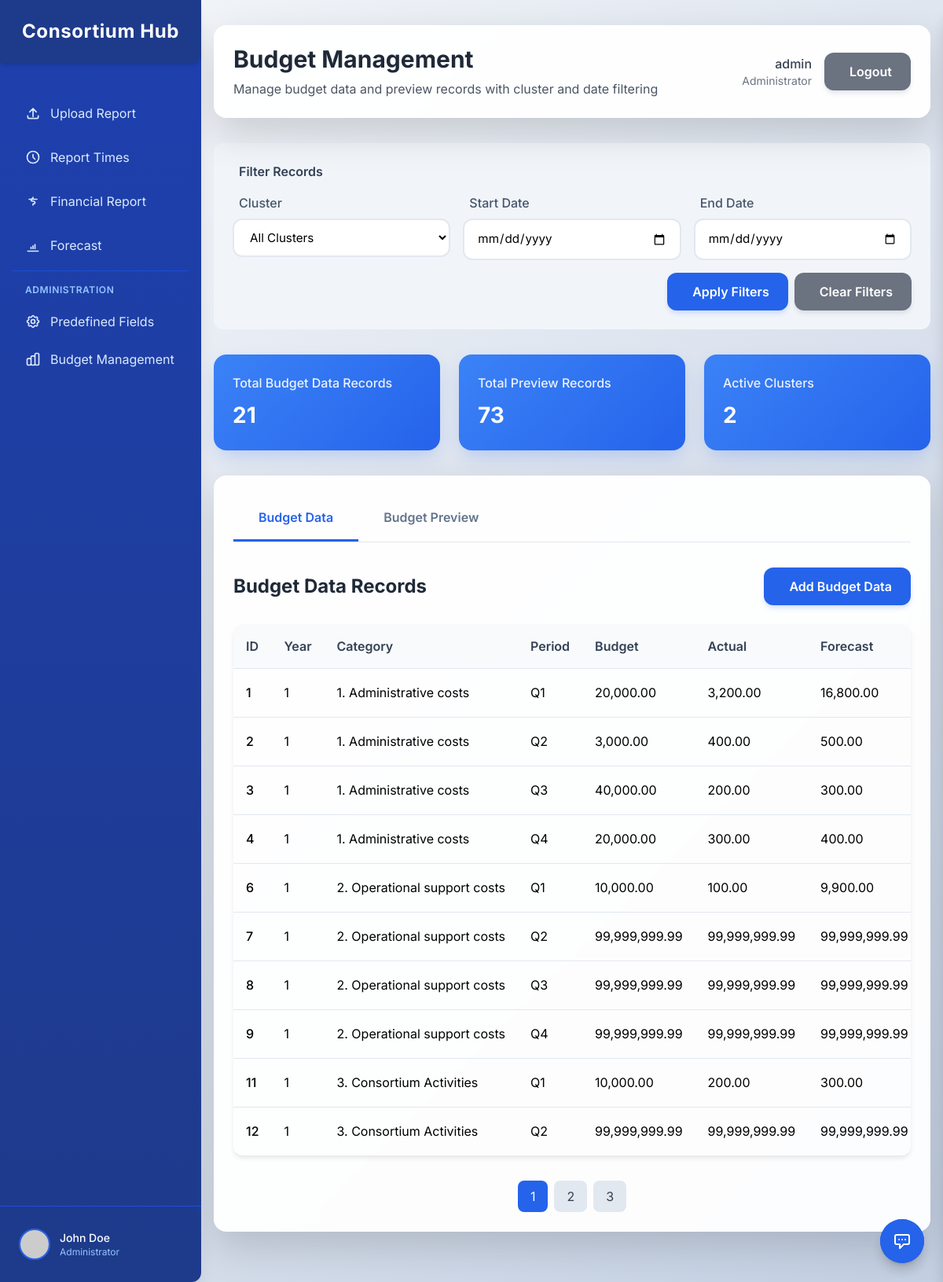
The page /admin_budget_management.php (signed in) on the database its author committed.
### tables this page shows
CREATE TABLE `budget_data` (
  `id` int(11) NOT NULL,
  `year` int(11) NOT NULL,
  `category_name` varchar(255) NOT NULL,
  `period_name` varchar(50) NOT NULL,
  `budget` decimal(10,2) DEFAULT NULL,
  `actual` decimal(10,2) DEFAULT NULL,
  `forecast` decimal(10,2) DEFAULT NULL,
  `actual_plus_forecast` decimal(10,2) DEFAULT NULL,
  `variance_percentage` decimal(5,2) DEFAULT NULL,
  `quarter_number` tinyint(4) DEFAULT NULL,
  `start_date` date DEFAULT NULL,
  `end_date` date DEFAULT NULL,
  `certified` enum('certified','uncertified') DEFAULT 'uncertified',
  `cluster` varchar(100) DEFAULT NULL,
  `year2` int(11) DEFAULT NULL
);

### admin_budget_management.php (the view, shortened to what this page needs)
<?php
include 'setup_database.php';
$clustersQuery = "SELECT * FROM clusters WHERE is_active = 1 ORDER BY cluster_name";
$clustersResult = $conn->query($clustersQuery);
$clusters = [];
if ($clustersResult && $clustersResult->num_rows > 0) {
    while ($row = $clustersResult->fetch_assoc()) {
        $clusters[] = $row;
    }
}
$selected_cluster = isset($_GET['cluster']) ? $_GET['cluster'] : '';
$start_date = isset($_GET['start_date']) ? $_GET['start_date'] : '';
$end_date = isset($_GET['end_date']) ? $_GET['end_date'] : '';
$records_per_page = 10;
$page = isset($_GET['page']) ? (int)$_GET['page'] : 1;
$offset = ($page - 1) * $records_per_page;
$budgetDataQuery = "SELECT * FROM budget_data WHERE 1=1";
$countQuery = "SELECT COUNT(*) as total FROM budget_data WHERE 1=1";
$params = [];
$types = "";
$budgetDataQuery .= " ORDER BY year DESC, category_name, period_name LIMIT ? OFFSET ?";
$budgetDataParams = array_merge($params, [$records_per_page, $offset]);
$budgetDataTypes = $types . "ii";
if (!empty($params)) {
    $stmt = $conn->prepare($budgetDataQuery);
    $stmt->bind_param($budgetDataTypes, ...$budgetDataParams);
    $stmt->execute();
    $budgetDataResult = $stmt->get_result();
    $countStmt = $conn->prepare($countQuery);
    $countStmt->bind_param($types, ...$params);
    $countStmt->execute();
    $countResult = $countStmt->get_result();
    $total_budget_data_records = $countResult->fetch_assoc()['total'];
} else {
    $stmt = $conn->prepare($budgetDataQuery);
    $stmt->bind_param("ii", $records_per_page, $offset);
    $stmt->execute();
    $budgetDataResult = $stmt->get_result();
    $countResult = $conn->query($countQuery);
    $total_budget_data_records = $countResult->fetch_assoc()['total'];
}
$budget_data_records = [];
if ($budgetDataResult && $budgetDataResult->num_rows > 0) {
    while ($row = $budgetDataResult->fetch_assoc()) {
        $budget_data_records[] = $row;
    }
}
$total_budget_data_pages = ceil($total_budget_data_records / $records_per_page);
$budgetPreviewQuery = "SELECT * FROM budget_preview WHERE 1=1";
$countPreviewQuery = "SELECT COUNT(*) as total FROM budget_preview WHERE 1=1";
$params = [];
$types = "";
$budgetPreviewQuery .= " ORDER BY EntryDate DESC, CategoryName LIMIT ? OFFSET ?";
$budgetPreviewParams = array_merge($params, [$records_per_page, $offset]);
$budgetPreviewTypes = $types . "ii";
if (!empty($params)) {
    $stmt = $conn->prepare($budgetPreviewQuery);
    $stmt->bind_param($budgetPreviewTypes, ...$budgetPreviewParams);
    $stmt->execute();
    $budgetPreviewResult = $stmt->get_result();
    $countStmt = $conn->prepare($countPreviewQuery);
    $countStmt->bind_param($types, ...$params);
    $countStmt->execute();
    $countResult = $countStmt->get_result();
    $total_budget_preview_records = $countResult->fetch_assoc()['total'];
} else {
    $countResult = $conn->query($countPreviewQuery);
    $total_budget_preview_records = $countResult->fetch_assoc()['total'];
}
?>
<!DOCTYPE html>
<html lang="en">
<head>
    <?php
    include 'header.php';
    ?>
</head>
<body>
    <div class="main-content-flex flex-1 flex-col">
        <?php include 'message_system.php'; ?>
        <div class="flex-1 py-8 overflow-y-auto">
            <div class="max-w-7xl mx-auto px-4">
                <div class="admin-card p-6 mb-8">
                    <div class="flex flex-col md:flex-row md:items-center md:justify-between gap-4">
                        <div>
                            <h1 class="text-3xl font-bold text-gray-800">Budget Management</h1>
                            <p class="text-gray-600 mt-2">Manage budget data and preview records with cluster and date filtering</p>
                        </div>
                        <div class="flex items-center gap-4">
                            <div class="text-right">
                                <p class="text-gray-700 font-medium"><?php echo htmlspecialchars($_SESSION['username']); ?></p>
                                <p class="text-gray-500 text-sm">Administrator</p>
                            </div>
                            <a href="logout.php" class="btn-secondary flex items-center gap-2">
                                <i class="fas fa-sign-out-alt"></i> Logout
                            </a>
                        </div>
                    </div>
                </div>
                <div class="filter-section">
                    <div class="filter-title">
                        <i class="fas fa-filter"></i> Filter Records
                    </div>
                    <form method="GET" class="filter-form">
                        <div class="filter-row">
                            <div class="filter-item">
                                <label class="filter-label" for="cluster">
                                    <i class="fas fa-building mr-2"></i>Cluster
                                </label>
                                <select id="cluster" name="cluster" class="form-select">
                                    <option value="">All Clusters</option>
                                </select>
                            </div>
                            <div class="filter-item">
                                <label class="filter-label" for="start_date">
                                    <i class="fas fa-calendar-alt mr-2"></i>Start Date
                                </label>
                                <input
                                    type="date"
                                    id="start_date"
                                    name="start_date"
                                    class="form-input"
                                    value="<?php echo htmlspecialchars($start_date); ?>"
                                >
                            </div>
                            <div class="filter-item">
                                <label class="filter-label" for="end_date">
                                    <i class="fas fa-calendar-alt mr-2"></i>End Date
                                </label>
                                <input
                                    type="date"
                                    id="end_date"
                                    name="end_date"
                                    class="form-input"
                                    value="<?php echo htmlspecialchars($end_date); ?>"
                                >
                            </div>
                        </div>
                        <div class="flex justify-end gap-2">
                            <button type="submit" class="btn-primary flex items-center gap-2">
                                <i class="fas fa-search"></i> Apply Filters
                            </button>
                            <a href="admin_budget_management.php" class="btn-secondary flex items-center gap-2">
                                <i class="fas fa-times"></i> Clear Filters
                            </a>
                        </div>
                    </form>
                </div>
                <div class="stats-grid">
                    <div class="stats-card">
                        <div class="stats-title">Total Budget Data Records</div>
                        <div class="stats-value"><?php echo $total_budget_data_records; ?></div>
                    </div>
                    <div class="stats-card">
                        <div class="stats-title">Total Preview Records</div>
                        <div class="stats-value"><?php echo $total_budget_preview_records; ?></div>
                    </div>
                    <div class="stats-card">
                        <div class="stats-title">Active Clusters</div>
                        <div class="stats-value"><?php echo count($clusters); ?></div>
                    </div>
                </div>
                <div class="admin-card p-6">
                    <div class="tabs">
                        <div class="tab active" onclick="switchTab('budget-data')">Budget Data</div>
                        <div class="tab" onclick="switchTab('budget-preview')">Budget Preview</div>
                    </div>
                    <div id="budget-data-tab" class="tab-content active">
                        <div class="flex justify-between items-center mb-6">
                            <h2 class="text-2xl font-bold text-gray-800">Budget Data Records</h2>
                            <button class="btn-primary flex items-center gap-2" onclick="openAddBudgetDataModal()">
                                <i class="fas fa-plus"></i> Add Budget Data
                            </button>
                        </div>
                        <div class="table-container">
                            <table>
                                <thead>
                                    <tr>
                                        <th>ID</th>
                                        <th>Year</th>
                                        <th>Category</th>
                                        <th>Period</th>
                                        <th>Budget</th>
                                        <th>Actual</th>
                                        <th>Forecast</th>
                                    </tr>
                                </thead>
                                <tbody>
                                    <?php if (empty($budget_data_records)): ?>
                                        <tr>
                                            <td colspan="12" class="text-center text-gray-500 py-8">
                                                <i class="fas fa-database fa-2x mb-2"></i>
                                                <p>No budget data records found</p>
                                            </td>
                                        </tr>
                                    <?php else: ?>
                                        <?php foreach ($budget_data_records as $record): ?>
                                            <tr>
                                                <td class="font-medium"><?php echo htmlspecialchars($record['id']); ?></td>
                                                <td><?php echo htmlspecialchars($record['year']); ?></td>
                                                <td><?php echo htmlspecialchars($record['category_name']); ?></td>
                                                <td><?php echo htmlspecialchars($record['period_name']); ?></td>
                                                <td><?php echo number_format($record['budget'] ?? 0, 2); ?></td>
                                                <td><?php echo number_format($record['actual'] ?? 0, 2); ?></td>
                                                <td><?php echo number_format($record['forecast'] ?? 0, 2); ?></td>
                                            </tr>
                                        <?php endforeach; ?>
                                    <?php endif; ?>
                                </tbody>
                            </table>
                        </div>
                        <?php if ($total_budget_data_pages > 1): ?>
                            <div class="pagination">
                                <?php for ($i = 1; $i <= $total_budget_data_pages; $i++): ?>
                                    <a href="?page=<?php echo $i; ?>&cluster=<?php echo urlencode($selected_cluster); ?>&start_date=<?php echo urlencode($start_date); ?>&end_date=<?php echo urlencode($end_date); ?>"
                                       class="<?php echo ($i == $page) ? 'active' : ''; ?>">
                                        <?php echo $i; ?>
                                    </a>
                                <?php endfor; ?>
                            </div>
                        <?php endif; ?>
                    </div>
                </div>
            </div>
        </div>
    </div>
</body>
</html>

### rows shown on the page
budget_data: id "1", year "1", category_name "1. Administrative costs", period_name "Q1", budget "20,000.00", actual "3,200.00", forecast "16,800.00"
budget_data: id "2", year "1", category_name "1. Administrative costs", period_name "Q2", budget "3,000.00", actual "400.00", forecast "500.00"
budget_data: id "3", year "1", category_name "1. Administrative costs", period_name "Q3", budget "40,000.00", actual "200.00", forecast "300.00"
budget_data: id "4", year "1", category_name "1. Administrative costs", period_name "Q4", budget "20,000.00", actual "300.00", forecast "400.00"
budget_data: id "6", year "1", category_name "2. Operational support costs", period_name "Q1", budget "10,000.00", actual "100.00", forecast "9,900.00"
budget_data: id "7", year "1", category_name "2. Operational support costs", period_name "Q2", budget "99,999,999.99", actual "99,999,999.99", forecast "99,999,999.99"
budget_data: id "8", year "1", category_name "2. Operational support costs", period_name "Q3", budget "99,999,999.99", actual "99,999,999.99", forecast "99,999,999.99"
budget_data: id "9", year "1", category_name "2. Operational support costs", period_name "Q4", budget "99,999,999.99", actual "99,999,999.99", forecast "99,999,999.99"
budget_data: id "11", year "1", category_name "3. Consortium Activities", period_name "Q1", budget "10,000.00", actual "200.00", forecast "300.00"
budget_data: id "12", year "1", category_name "3. Consortium Activities", period_name "Q2", budget "99,999,999.99", actual "99,999,999.99", forecast "99,999,999.99"

### other values the page prints
$_SESSION['username'] "admin"
$total_budget_data_records "21"
$total_budget_preview_records "73"
count($clusters) "2"
